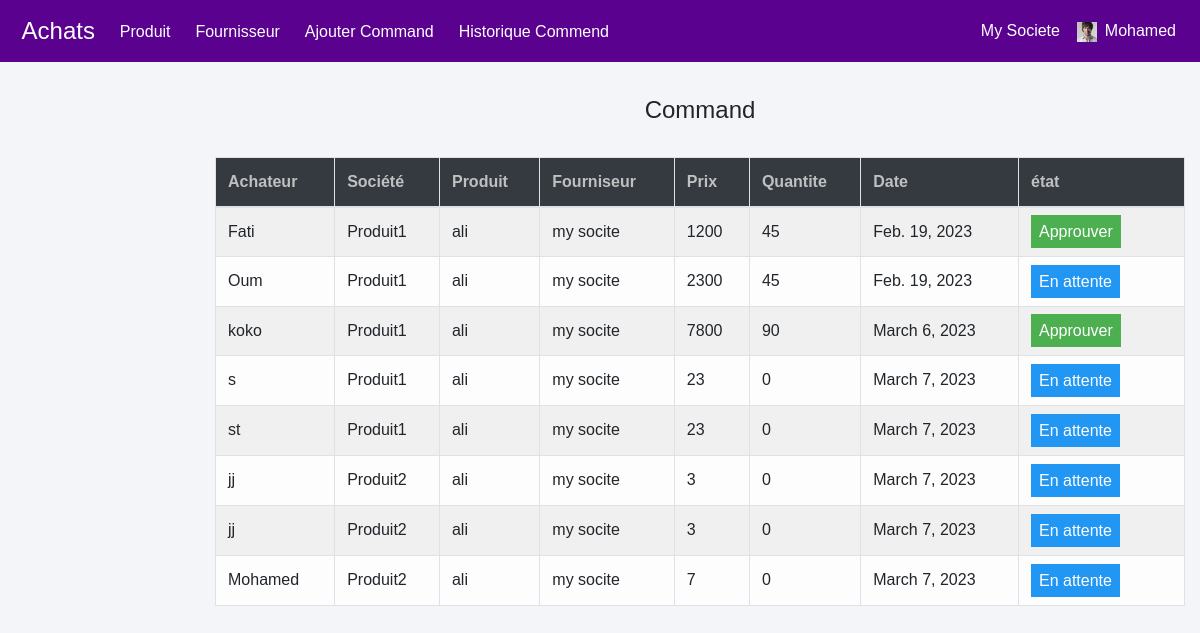
/Achateur/my-request (signed in), run on an earlier commit of the app's database.
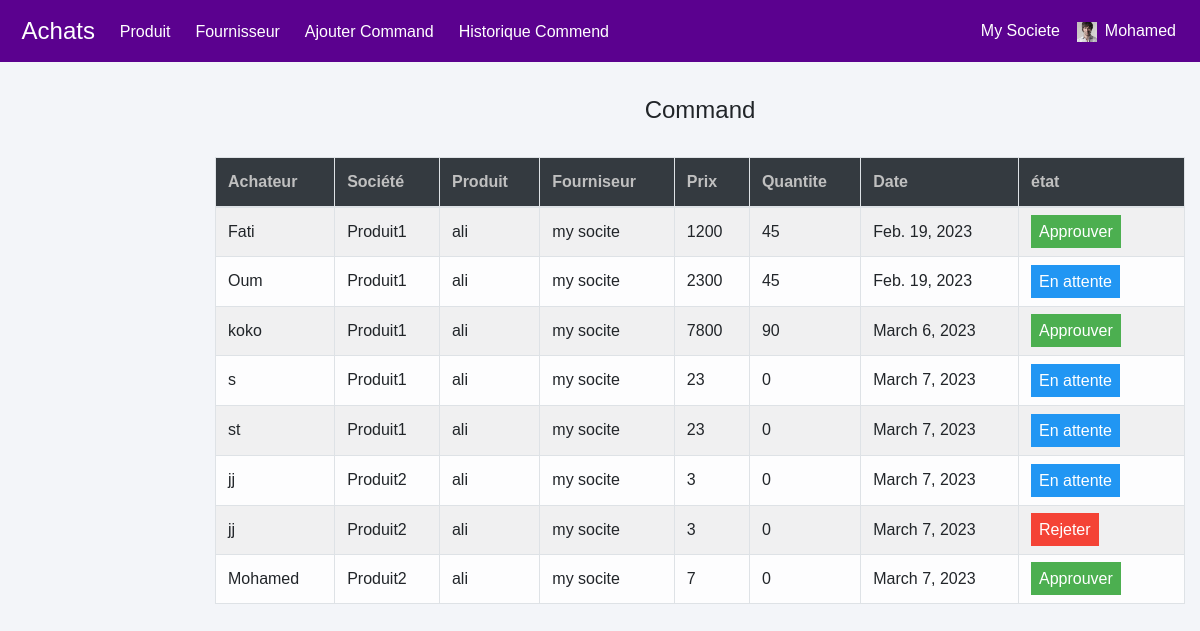
And on a later commit of the database.
### AppAchat/models.py (models this page shows, shortened)
class adminRequest(models.Model):
    id = models.CharField(max_length=10, primary_key=True)
    request_by_Achateur = models.ForeignKey(pmodels.Achateur, null=True, on_delete=models.CASCADE)
    Achateur_name = models.CharField(max_length=30,default="Achateur")
    Produit_name = models.ForeignKey(pmodels.Produit, null=True, on_delete=models.CASCADE)
    Fourniseur_name = models.ForeignKey(pmodels.Fournisseur, null=True, on_delete=models.CASCADE)
    societe = models.CharField(max_length=500,default="my socite")
    Prix = models.PositiveIntegerField()
    Quantite = models.PositiveIntegerField(default=0)
    status = models.CharField(max_length=20, default="Pending")
    date = models.DateField(auto_now=True)

### Achateur/models.py (models this page shows, shortened)
class Produit(models.Model):
    nom = models.CharField(max_length=100)
    description = models.TextField()
    prix_unitaire = models.DecimalField(max_digits=10, decimal_places=2)
    quantite_stock = models.IntegerField()
    def __str__(self):
        return self.nom

class Fournisseur(models.Model):
    nom = models.CharField(max_length=100)
    adresse = models.CharField(max_length=200)
    email = models.EmailField()
    telephone = models.CharField(max_length=20)
    def __str__(self):
        return self.nom

### Achateur/views.py (the view)
# urls.py: path('my-request', views.my_request_view,name='my-request'),
def my_request_view(request):
    Achateur = models.Achateur.objects.get(user_id=request.user.id)
    admin_request = bmodels.adminRequest.objects.all().filter(request_by_Achateur=Achateur)
    return render(request, 'Achateur/my_request.html', {'admin_request': admin_request})

### templates/Achateur/my_request.html (shortened to what this page needs)
{% extends 'Achateur/Achateurbase.html' %}
{% block content %}
{% load widget_tweaks %}
{%load static%}
<head>
   </head>
<br><br>
<div class="container">
    <H4 class="text-center">Command </H4><br>
    <table class="table table-light table-hover table-bordered table-striped">
        <thead class="bg-dark">
            <tr>
                <th scope="col" style="color: rgb(192, 192, 192);">Achateur</th>
                <th scope="col" style="color: rgb(192, 192, 192);">Société</th>
                <th scope="col" style="color: rgb(192, 192, 192);">Produit</th>
                <th scope="col" style="color: rgb(192, 192, 192);">Fourniseur</th>
                <th scope="col" style="color: rgb(192, 192, 192);">Prix</th>
                <th scope="col" style="color: rgb(192, 192, 192);"> Quantite</th>
                <th scope="col" style="color: rgb(192, 192, 192);">Date</th>
                <th scope="col" style="color: rgb(192, 192, 192);">état</th>
            </tr>
        </thead>
        <tbody>
            {% for t in admin_request %}
            <tr>
                <td> {{t.Achateur_name}}</td>
                <td>{{t.Produit_name}}</td>
                <td>{{t.Fourniseur_name}}</td>
                <td>{{t.societe}}</td>
                <td>{{t.Prix}}</td>
                <td>{{t.Quantite}}</td>
                <td>{{t.date}}</td>
                {% if t.status == 'Approved' %}
                <td><span class="label success"> Approuver</span></td>
                {% elif t.status == 'Rejected' %}
                <td><span class="label danger">Rejeter</span></td>
                {% else %}
                <td><span style="color: white;margin-left: 0px;" class="label info">En attente</span></td>
                {% endif %}
            </tr>
            {% endfor %}
        </tbody>
    </table>
</div>
{% endblock content %}

### templates/Achateur/Achateurbase.html (shortened to what this page needs)
{%load static%}
<!DOCTYPE html>
<html lang="en">
<head>
    <link rel="stylesheet" href="https://maxcdn.bootstrapcdn.com/bootstrap/4.0.0/css/bootstrap.min.css">
    <link rel="stylesheet" href="https://cdnjs.cloudflare.com/ajax/libs/font-awesome/5.14.0/css/all.css">
</head>
<body>
  <nav class="navbar navbar-expand-lg navbar-light fixed-top bg-danger">
    <a style="color:white;" class="navbar-brand" href="/">&nbsp;<font face = "Comic sans MS" size ="5">Achats</font></a>
    <a style="color:white;font-size: 100%;" class="navbar-brand" href="/admin-Produit">&nbsp;&nbsp;<font face = "Comic sans MS" size ="4"></font>Produit</a>
     <a style="color:white;font-size: 100%;" class="navbar-brand" href="/admin-Fournisseur">&nbsp;&nbsp;<font face = "Comic sans MS" size ="4"></font>Fournisseur</a>
     <a style="color:white;font-size: 100%;" class="navbar-brand" href= "/Achateur/make-request/{{user.id}}">&nbsp;&nbsp;<font face = "Comic sans MS" size ="4"></font>Ajouter Command</a>
     <a style="color:white;font-size: 100%;" class="navbar-brand" href="/Achateur/my-request">&nbsp;&nbsp;<font face = "Comic sans MS" size ="4"></font>Historique Commend</a>
    <div class="navbar-collapse collapse w-70 order-3 dual-collapse2">
        <ul class="navbar-nav ml-auto">
          <li class="nav-item">
            <a class="nav-link" style="color: white;" href="/">My Societe &nbsp; </a>
        </li>
            <li class="nav-item">
              <div class="user-area dropdown float-right">
                <a href="#" class="" data-toggle="dropdown" aria-haspopup="true" aria-expanded="false">
                 <table>
                  <tr>
                    <td>
                      <img  width="20" src="{% static 'image/admin.jpg' %}" alt="User Avatar">
                    </td>
                    <td>
                      <a class="nav-link" style="color: white;"  href="#">{{user.last_name}}</a>
                    </td>
                  </tr>
                 </table>
                </a>
                 </div>                    </li>
        </ul>
    </div>
  </nav>
<br><br>
<div class="wrapper">
    <div class="main_content">
{% block content %}
{% endblock content %}
    </div>
</div>
</body>
</html>

### templates/Achateur/Achateurbase.html (style rules this page uses)
* { margin: 0; padding: 0; box-sizing: border-box; list-style: none; text-decoration: none; font-family: 'Josefin Sans', sans-serif; }
body { background-color: #f3f5f9; }
.bg-danger { background-color: #5b018f!important; }
.wrapper { display: flex; position: relative; }
.wrapper .main_content { width: 100%; margin-left: 200px; }
.wrapper .main_content .info { margin: 20px; color: #717171; line-height: 25px; }

### templates/Achateur/my_request.html (style rules this page uses)
.label { color: white; padding: 8px; }
.success { background-color: #4CAF50; }
.info { background-color: #2196F3; }
.danger { background-color: #f44336; }

What changed in the data, as far as the page shows it:
changed adminRequest (number 7 of 8 on the later page): status "En attente" → "Rejeter"
changed adminRequest "Mohamed": status "En attente" → "Approuver"
